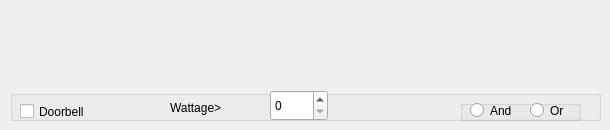
     <widget class="QWidget" name="hallTab">
      <attribute name="title">
       <string>Hall</string>
      </attribute>
      <widget class="QGroupBox" name="groupBox_66">
       <property name="geometry">
        <rect>
         <x>10</x>
         <y>90</y>
         <width>591</width>
         <height>31</height>
        </rect>
       </property>
       <property name="title">
        <string/>
       </property>
       <widget class="QCheckBox" name="doorbellCheckBox">
        <property name="geometry">
         <rect>
          <x>10</x>
          <y>10</y>
          <width>121</width>
          <height>23</height>
         </rect>
        </property>
        <property name="text">
         <string>Doorbell</string>
        </property>
       </widget>
       <widget class="QGroupBox" name="groupBox_67">
        <property name="geometry">
         <rect>
          <x>450</x>
          <y>10</y>
          <width>121</width>
          <height>21</height>
         </rect>
        </property>
        <property name="title">
         <string/>
        </property>
        <widget class="QRadioButton" name="doorbellANDRadioButton">
         <property name="geometry">
          <rect>
           <x>10</x>
           <y>0</y>
           <width>61</width>
           <height>21</height>
          </rect>
         </property>
         <property name="text">
          <string>And</string>
         </property>
        </widget>
        <widget class="QRadioButton" name="doorbellORRadioButton">
         <property name="geometry">
          <rect>
           <x>70</x>
           <y>0</y>
           <width>61</width>
           <height>21</height>
          </rect>
         </property>
         <property name="text">
          <string>Or</string>
         </property>
        </widget>
       </widget>
       <widget class="QSpinBox" name="doorbellSpinBox">
        <property name="geometry">
         <rect>
          <x>260</x>
          <y>0</y>
          <width>58</width>
          <height>31</height>
         </rect>
        </property>
       </widget>
       <widget class="QLabel" name="label_13">
        <property name="geometry">
         <rect>
          <x>160</x>
          <y>10</y>
          <width>101</width>
          <height>16</height>
         </rect>
        </property>
        <property name="text">
         <string>Wattage&gt;</string>
        </property>
       </widget>
      </widget>
     </widget>
